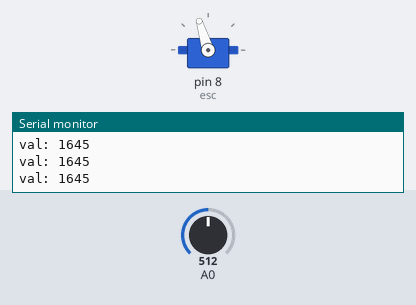
Recording of a sketch running on a simulated Arduino Uno, built with avr-gcc and run on an emulated ATmega328P. Parts: servo, the last lines printed to the serial monitor. The test bench sets the inputs (shaded band); at power-on: A0 = 512.

Above: at 1.2 s.
1.3 s: A0 set to 716
At 2.3 s:
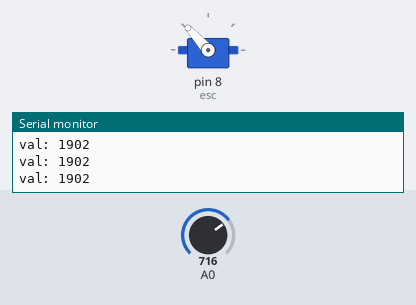
2.8 s: A0 set to 900
At 3.3 s:
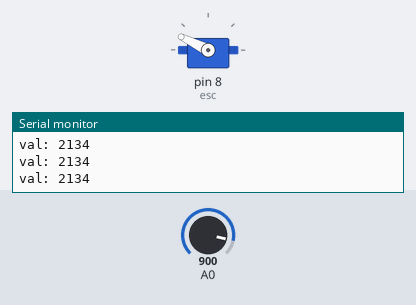
4.3 s: A0 set to 1023
At 5.5 s:
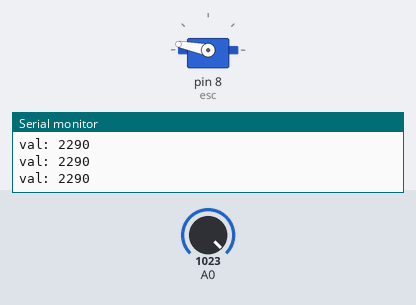
5.8 s: A0 set to 306
At 7.0 s:
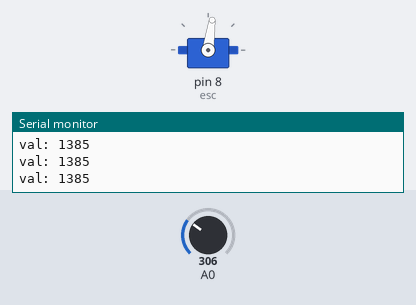
7.3 s: A0 set to 122
At 8.1 s:
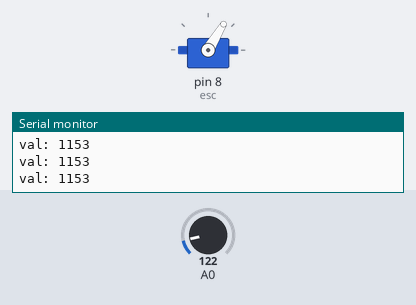
8.8 s: A0 set to 511
At 9.1 s:
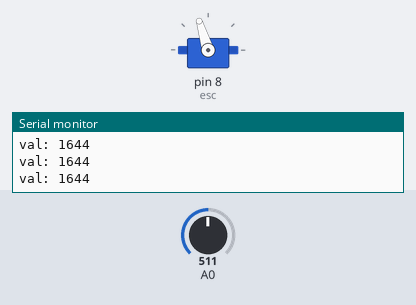
Timing chart, 0 to 11.3 s (numbered marks = the images above; inputs shaded):
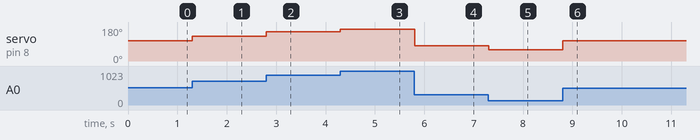

The sketch:

Practica_control_final.ino
```cpp
#include <Servo.h>//Using servo library to control ESC

Servo esc; //Creating a servo class with name as esc

void setup()

{

esc.attach(8); //Specify the esc signal pin,Here as D8

esc.writeMicroseconds(1000); //initialize the signal to 1000

Serial.begin(9600);

}

void loop()

{

int val; //Creating a variable val

val= analogRead(A0); //Read input from analog pin a0 and store in val

val= map(val, 0, 1023,1000,2290); //mapping val to minimum and maximum(Change if needed)


esc.writeMicroseconds(val); //using val as the signal to esc
Serial.print("val: "); Serial.print(val);
Serial.print("\n");

}
```

Measured:
- after the input at 1.3 s, servo on pin 8 (esc): 107° → 132° at once
- after the input at 2.8 s, servo on pin 8 (esc): 132° → 154° at once
- after the input at 4.3 s, servo on pin 8 (esc): 154° → 169° at once
- after the input at 5.8 s, servo on pin 8 (esc): 169° → 82° at once
- after the input at 7.3 s, servo on pin 8 (esc): 82° → 59° at once
- after the input at 8.8 s, servo on pin 8 (esc): 59° → 107° at once
